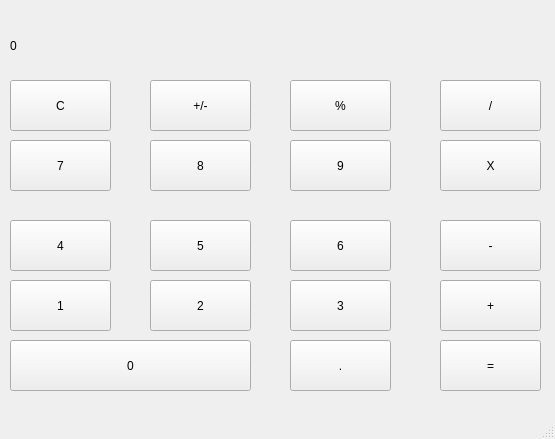
<?xml version="1.0" encoding="UTF-8"?>
<ui version="4.0">
 <class>MainWindow</class>
 <widget class="QMainWindow" name="MainWindow">
  <property name="geometry">
   <rect>
    <x>0</x>
    <y>0</y>
    <width>555</width>
    <height>439</height>
   </rect>
  </property>
  <property name="windowTitle">
   <string>MainWindow</string>
  </property>
  <widget class="QWidget" name="centralwidget">
   <widget class="QLabel" name="label">
    <property name="geometry">
     <rect>
      <x>10</x>
      <y>20</y>
      <width>531</width>
      <height>51</height>
     </rect>
    </property>
    <property name="text">
     <string>0</string>
    </property>
   </widget>
   <widget class="QPushButton" name="pushButton_Clear">
    <property name="geometry">
     <rect>
      <x>10</x>
      <y>80</y>
      <width>101</width>
      <height>51</height>
     </rect>
    </property>
    <property name="text">
     <string>C</string>
    </property>
   </widget>
   <widget class="QPushButton" name="pushButton_MinusPlus">
    <property name="geometry">
     <rect>
      <x>150</x>
      <y>80</y>
      <width>101</width>
      <height>51</height>
     </rect>
    </property>
    <property name="text">
     <string>+/-</string>
    </property>
   </widget>
   <widget class="QPushButton" name="pushButton_Percent">
    <property name="geometry">
     <rect>
      <x>290</x>
      <y>80</y>
      <width>101</width>
      <height>51</height>
     </rect>
    </property>
    <property name="text">
     <string>%</string>
    </property>
   </widget>
   <widget class="QPushButton" name="pushButton_7">
    <property name="geometry">
     <rect>
      <x>10</x>
      <y>140</y>
      <width>101</width>
      <height>51</height>
     </rect>
    </property>
    <property name="text">
     <string>7</string>
    </property>
   </widget>
   <widget class="QPushButton" name="pushButton_8">
    <property name="geometry">
     <rect>
      <x>150</x>
      <y>140</y>
      <width>101</width>
      <height>51</height>
     </rect>
    </property>
    <property name="text">
     <string>8</string>
    </property>
   </widget>
   <widget class="QPushButton" name="pushButton_9">
    <property name="geometry">
     <rect>
      <x>290</x>
      <y>140</y>
      <width>101</width>
      <height>51</height>
     </rect>
    </property>
    <property name="text">
     <string>9</string>
    </property>
   </widget>
   <widget class="QPushButton" name="pushButton_Division">
    <property name="geometry">
     <rect>
      <x>440</x>
      <y>80</y>
      <width>101</width>
      <height>51</height>
     </rect>
    </property>
    <property name="text">
     <string>/</string>
    </property>
   </widget>
   <widget class="QPushButton" name="pushButton_Times">
    <property name="geometry">
     <rect>
      <x>440</x>
      <y>140</y>
      <width>101</width>
      <height>51</height>
     </rect>
    </property>
    <property name="text">
     <string>X</string>
    </property>
   </widget>
   <widget class="QPushButton" name="pushButton_3">
    <property name="geometry">
     <rect>
      <x>290</x>
      <y>280</y>
      <width>101</width>
      <height>51</height>
     </rect>
    </property>
    <property name="text">
     <string>3</string>
    </property>
   </widget>
   <widget class="QPushButton" name="pushButton_4">
    <property name="geometry">
     <rect>
      <x>10</x>
      <y>220</y>
      <width>101</width>
      <height>51</height>
     </rect>
    </property>
    <property name="text">
     <string>4</string>
    </property>
   </widget>
   <widget class="QPushButton" name="pushButton_5">
    <property name="geometry">
     <rect>
      <x>150</x>
      <y>220</y>
      <width>101</width>
      <height>51</height>
     </rect>
    </property>
    <property name="text">
     <string>5</string>
    </property>
   </widget>
   <widget class="QPushButton" name="pushButton_6">
    <property name="geometry">
     <rect>
      <x>290</x>
      <y>220</y>
      <width>101</width>
      <height>51</height>
     </rect>
    </property>
    <property name="text">
     <string>6</string>
    </property>
   </widget>
   <widget class="QPushButton" name="pushButton_Less">
    <property name="geometry">
     <rect>
      <x>440</x>
      <y>220</y>
      <width>101</width>
      <height>51</height>
     </rect>
    </property>
    <property name="text">
     <string>-</string>
    </property>
   </widget>
   <widget class="QPushButton" name="pushButton_1">
    <property name="geometry">
     <rect>
      <x>10</x>
      <y>280</y>
      <width>101</width>
      <height>51</height>
     </rect>
    </property>
    <property name="text">
     <string>1</string>
    </property>
   </widget>
   <widget class="QPushButton" name="pushButton_Plus">
    <property name="geometry">
     <rect>
      <x>440</x>
      <y>280</y>
      <width>101</width>
      <height>51</height>
     </rect>
    </property>
    <property name="text">
     <string>+</string>
    </property>
   </widget>
   <widget class="QPushButton" name="pushButton_2">
    <property name="geometry">
     <rect>
      <x>150</x>
      <y>280</y>
      <width>101</width>
      <height>51</height>
     </rect>
    </property>
    <property name="text">
     <string>2</string>
    </property>
   </widget>
   <widget class="QPushButton" name="pushButton_0">
    <property name="geometry">
     <rect>
      <x>10</x>
      <y>340</y>
      <width>241</width>
      <height>51</height>
     </rect>
    </property>
    <property name="text">
     <string>0</string>
    </property>
   </widget>
   <widget class="QPushButton" name="pushButton_Dot">
    <property name="geometry">
     <rect>
      <x>290</x>
      <y>340</y>
      <width>101</width>
      <height>51</height>
     </rect>
    </property>
    <property name="text">
     <string>.</string>
    </property>
   </widget>
   <widget class="QPushButton" name="pushButton_Equal">
    <property name="geometry">
     <rect>
      <x>440</x>
      <y>340</y>
      <width>101</width>
      <height>51</height>
     </rect>
    </property>
    <property name="text">
     <string>=</string>
    </property>
   </widget>
  </widget>
  <widget class="QMenuBar" name="menubar">
   <property name="geometry">
    <rect>
     <x>0</x>
     <y>0</y>
     <width>555</width>
     <height>20</height>
    </rect>
   </property>
  </widget>
  <widget class="QStatusBar" name="statusbar"/>
 </widget>
 <resources/>
 <connections/>
</ui>
